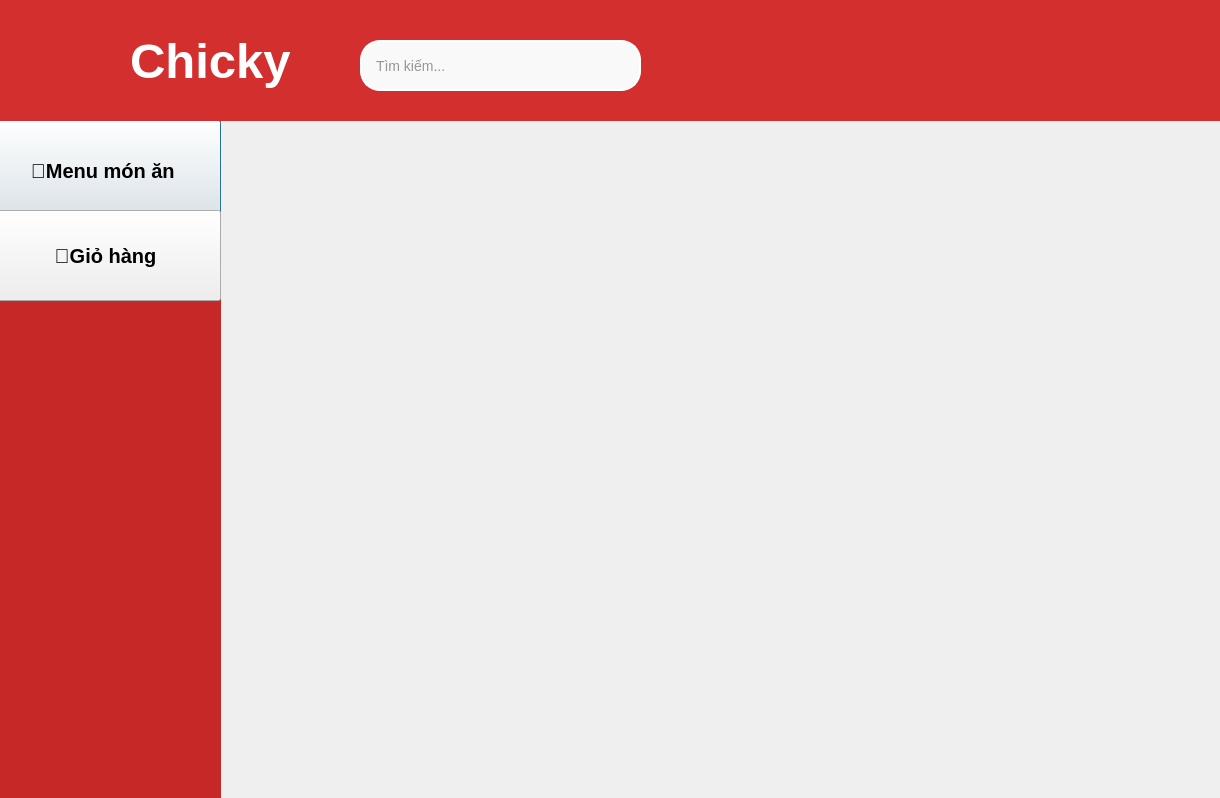
<?xml version="1.0" encoding="UTF-8"?>
<ui version="4.0">
 <class>Dialog</class>
 <widget class="QDialog" name="Dialog">
  <property name="geometry">
   <rect>
    <x>0</x>
    <y>0</y>
    <width>1220</width>
    <height>798</height>
   </rect>
  </property>
  <property name="windowTitle">
   <string>Dialog</string>
  </property>
  <widget class="QLabel" name="label_5">
   <property name="geometry">
    <rect>
     <x>0</x>
     <y>120</y>
     <width>221</width>
     <height>681</height>
    </rect>
   </property>
   <property name="font">
    <font>
     <pointsize>15</pointsize>
     <weight>75</weight>
     <bold>true</bold>
    </font>
   </property>
   <property name="styleSheet">
    <string notr="true">background-color: #C62828
</string>
   </property>
   <property name="text">
    <string/>
   </property>
  </widget>
  <widget class="QPushButton" name="mon_an">
   <property name="geometry">
    <rect>
     <x>-10</x>
     <y>120</y>
     <width>231</width>
     <height>101</height>
    </rect>
   </property>
   <property name="font">
    <font>
     <pointsize>15</pointsize>
     <weight>75</weight>
     <bold>true</bold>
    </font>
   </property>
   <property name="styleSheet">
    <string notr="true"/>
   </property>
   <property name="text">
    <string>🍰Menu món ăn </string>
   </property>
  </widget>
  <widget class="QPushButton" name="gio_hang">
   <property name="geometry">
    <rect>
     <x>-10</x>
     <y>210</y>
     <width>231</width>
     <height>91</height>
    </rect>
   </property>
   <property name="font">
    <font>
     <pointsize>15</pointsize>
     <weight>75</weight>
     <bold>true</bold>
    </font>
   </property>
   <property name="styleSheet">
    <string notr="true"/>
   </property>
   <property name="text">
    <string>🛒Giỏ hàng</string>
   </property>
  </widget>
  <widget class="QLabel" name="label_4">
   <property name="geometry">
    <rect>
     <x>30</x>
     <y>20</y>
     <width>91</width>
     <height>91</height>
    </rect>
   </property>
   <property name="styleSheet">
    <string notr="true">border-image: url(:/pic/logoss.png);</string>
   </property>
   <property name="text">
    <string/>
   </property>
  </widget>
  <widget class="QLineEdit" name="tim_kiem">
   <property name="geometry">
    <rect>
     <x>360</x>
     <y>40</y>
     <width>281</width>
     <height>51</height>
    </rect>
   </property>
   <property name="font">
    <font>
     <pointsize>-1</pointsize>
    </font>
   </property>
   <property name="styleSheet">
    <string notr="true">QLineEdit {
    border: 2px solid white;
    border-radius: 20px;
    padding: 6px 12px;
    background-color: #f9f9f9;
    font-size: 14px;
    color: #333;
}

QLineEdit:focus {
    border: 2px solid white;  /* vẫn là trắng khi focus */
}
</string>
   </property>
   <property name="text">
    <string/>
   </property>
   <property name="placeholderText">
    <string>Tìm kiếm...</string>
   </property>
  </widget>
  <widget class="QLabel" name="label_3">
   <property name="geometry">
    <rect>
     <x>130</x>
     <y>10</y>
     <width>211</width>
     <height>101</height>
    </rect>
   </property>
   <property name="font">
    <font>
     <pointsize>37</pointsize>
     <weight>75</weight>
     <bold>true</bold>
    </font>
   </property>
   <property name="styleSheet">
    <string notr="true">QLabel {
    color: white;
    background-color: transparent;  /* làm nền trong suốt nếu muốn */            /* tùy chỉnh cỡ chữ nếu cần */
    font-weight: bold;              /* chữ đậm */
}
</string>
   </property>
   <property name="text">
    <string>Chicky</string>
   </property>
  </widget>
  <widget class="QLabel" name="label_2">
   <property name="geometry">
    <rect>
     <x>0</x>
     <y>0</y>
     <width>1231</width>
     <height>121</height>
    </rect>
   </property>
   <property name="font">
    <font>
     <family>Microsoft YaHei UI</family>
     <pointsize>35</pointsize>
     <weight>75</weight>
     <bold>true</bold>
    </font>
   </property>
   <property name="styleSheet">
    <string notr="true">background-color: #D32F2F
</string>
   </property>
   <property name="text">
    <string/>
   </property>
  </widget>
  <widget class="QLabel" name="label_6">
   <property name="geometry">
    <rect>
     <x>220</x>
     <y>120</y>
     <width>1001</width>
     <height>681</height>
    </rect>
   </property>
   <property name="styleSheet">
    <string notr="true">border-image: url(:/pic/ChatGPT Image 09_39_07 24 thg 4, 2025.png);</string>
   </property>
   <property name="text">
    <string/>
   </property>
  </widget>
  <zorder>label_5</zorder>
  <zorder>mon_an</zorder>
  <zorder>gio_hang</zorder>
  <zorder>label_2</zorder>
  <zorder>label_4</zorder>
  <zorder>label_3</zorder>
  <zorder>tim_kiem</zorder>
  <zorder>label_6</zorder>
 </widget>
 <resources>
  <include location="doan.qrc"/>
 </resources>
 <connections/>
</ui>
